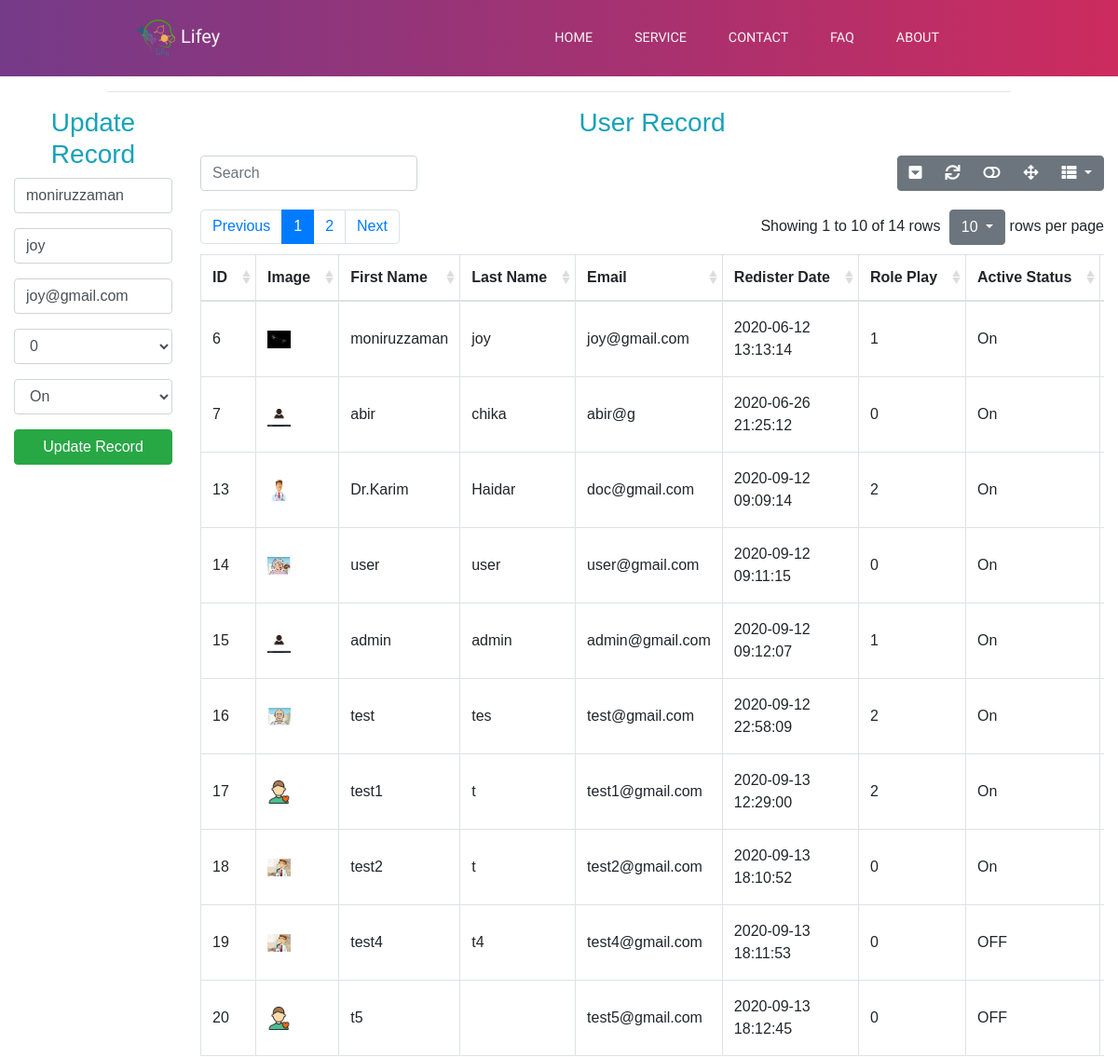
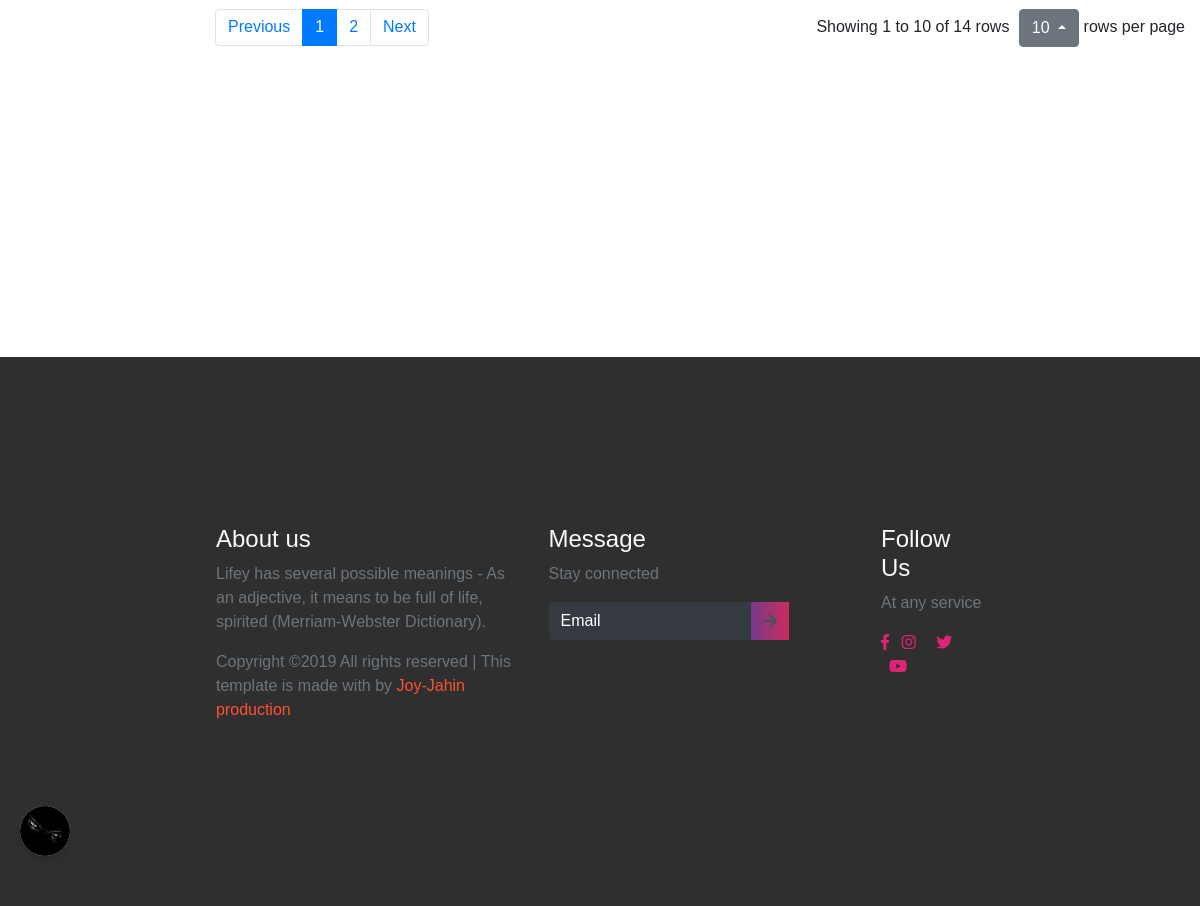
/lifey/pages/user_record.php?edit=6 (signed in), run on the app's committed database (2 pictures, top to bottom).
### tables this page shows
CREATE TABLE `user_registration` (
  `userID` int(11) NOT NULL,
  `firstName` varchar(255) DEFAULT NULL,
  `lastName` varchar(255) DEFAULT NULL,
  `email` varchar(255) NOT NULL,
  `password` varchar(200) NOT NULL,
  `token` varchar(255) DEFAULT NULL,
  `active` varchar(255) DEFAULT NULL,
  `profileImage` varchar(255) DEFAULT NULL,
  `registerDate` datetime DEFAULT NULL,
  `role_play` int(11) NOT NULL DEFAULT '0'
);

### lifey/pages/user_record_action.php (called while the page is built, shortened)
<?php
    global $ConnectingDB;
	if(isset($_GET['edit'])){
		$id=$_GET['edit'];
		$query="SELECT * FROM user_registration WHERE userID=?";
		$stmt=$ConnectingDB->prepare($query);
		$stmt->bind_param("i",$id);
		$stmt->execute();
		$result=$stmt->get_result();
		$row=$result->fetch_assoc();
		$firstname=$row['firstName'];
		$lastname=$row['lastName'];
        $email=$row['email'];
		$role=$row['role_play'];
		$status=$row['active'];
	}
?>

### lifey/pages/user_record.php (the view, shortened to what this page needs)
<?php require_once("Include/DB.php"); ?>
<?php include 'user_record_action.php';?>
<!DOCTYPE html>
<html lang="en">
<head>
  <link rel="stylesheet" href="https://maxcdn.bootstrapcdn.com/bootstrap/4.1.3/css/bootstrap.min.css">
  <link rel="stylesheet" type="text/css" href="https://cdn.datatables.net/v/bs4/dt-1.10.18/datatables.min.css" />
    <link rel="stylesheet" href="../css/custom/navbar_footer.css">
    <link rel="stylesheet" type="text/css" href="../css/custom/user_toggle.css">
    <link rel="stylesheet" type="text/css" href="../css/custom/user_record.css">
     <link rel="stylesheet" href="../css/custom/all.css">
    <link rel="stylesheet" href="https://use.fontawesome.com/releases/v5.6.3/css/all.css">
    <link rel="stylesheet" href="../css/bootstrap/bootstrap-table.min.css">
     <link href="https://unpkg.com/jquery-resizable-columns@0.2.3/dist/jquery.resizableColumns.css" rel="stylesheet">
    <link href="https://unpkg.com/bootstrap-table@1.17.1/dist/bootstrap-table.min.css" rel="stylesheet">
</head>
  <body>
<?php
			include ('user_toggle.php');
	?>
      <header>
        <div class="container-fluid p-0">
            <nav class="navbar navbar-expand-lg">
                <a class="navbar-brand" href="home.php">
                    <img src="../images/lifey_favicon.png" style="width:50px;height:50px;">Lifey</a>
                <div class="collapse navbar-collapse" id="navbarNav">
                    <ul class="navbar-nav">
                        <li class="nav-item active">
                            <a class="nav-link" href="home.php">HOME
                            </a>
                        </li>
                        <li class="nav-item">
                            <a class="nav-link" href="services.php">SERVICE</a>
                        </li>
                        <li class="nav-item">
                            <a class="nav-link" href="contact_page.php">CONTACT</a>
                        </li>
                        <li class="nav-item">
                            <a class="nav-link" href="FAQ.php">FAQ</a>
                        </li>
                        <li class="nav-item">
                            <a class="nav-link" href="about_us.php">ABOUT</a>
                        </li>
                    </ul>
                </div>
            </nav>
        </div>
    </header>
<main id="main-area">
<section class="user-upate" style="margin-bottom: 300px;">
  <div class="container-fluid ">
    <div class="row justify-content-center">
      <div class="col-md-10">
        <hr>
      </div>
    </div>
    <div class="row">
        <div class="col-md-2">
        <h3 class="text-center text-info">Update Record</h3>
          <form action="user_record_action.php" method="post" enctype="multipart/form-data">
          <div class="form-group">
            <input type="text" name="firstname" value="<?= $firstname; ?>" class="form-control" placeholder="Enter first name" required>
          </div>
          <div class="form-group">
            <input type="text" name="lastname" value="<?= $lastname; ?>" class="form-control" placeholder="Enter last name" required>
          </div>
          <div class="form-group">
            <input type="email" name="email" value="<?= $email; ?>" class="form-control" placeholder="Enter e-mail" required>
          </div>
          <div class="form-group">
        <select type="number" name="role" value="<?= $role; ?>" class="form-control" required>
                                    <option selected>0</option>
              </select>
              </div>
          <div class="form-group">
              <select type="text" name="status" value="<?= $status; ?>" class="form-control" required>
                                    <option selected>On</option>
                                    </select>
              </div>
          <div class="form-group">
            <input type="submit" name="update" class="btn btn-success btn-block" value="Update Record">
          </div>
        </form>
      </div>
        <div class="col-md-10">
           <?php
          global $ConnectingDB;
          $query = 'SELECT * FROM user_registration';
          $stmt = $ConnectingDB->prepare($query);
          $stmt->execute();
          $result = $stmt->get_result();
        ?>
        <h3 class="text-center text-info">User Record</h3>
        <table
               id="data-table"
               data-toggle="table"
               data-pagination="true"
               data-search="true"
               data-search-align="left"
               data-show-columns="true"
               data-show-toggle="true"
               data-show-refresh="true"
               data-show-fullscreen="true"
               data-show-pagination-switch="true"
               data-pagination-pre-text="Previous"
               data-pagination-next-text="Next"
               data-pagination-h-align="left"
               data-pagination-detail-h-align="right"
               data-page-list="[5, 10, 20, 30, 40, 50, ALL]"
               data-resizable="true"
               data-pagination-v-align="both"
               >
          <thead>
            <tr>
              <th data-field="userID" data-sortable="true">ID</th>
              <th data-field="profileImage" data-sortable="true">Image</th>
              <th data-field="firstName" data-sortable="true">First Name</th>
              <th data-field="lastName" data-sortable="true">Last Name</th>
              <th data-field="email" data-sortable="true">Email</th>
              <th data-field="registerDate" data-sortable="true">Redister Date</th>
              <th data-field="role_play" data-sortable="true">Role Play</th>
              <th data-field="active" data-sortable="true">Active Status</th>
            </tr>
          </thead>
          <tbody>
            <?php while ($row = $result->fetch_assoc()) { ?>
            <tr>
              <td><?= $row['userID']; ?></td>
              <td><img src="<?= $row['profileImage']; ?>" width="25"></td>
              <td><?= $row['firstName']; ?></td>
              <td><?= $row['lastName']; ?></td>
              <td><?= $row['email']; ?></td>
              <td><?= $row['registerDate']; ?></td>
              <td><?= $row['role_play']; ?></td>
              <td><?= $row['active']; ?></td>
              <td>
              </td>
            </tr>
            <?php } ?>
          </tbody>
        </table>
      </div>
    </div>
  </div>
  </section>
</main>
 <footer class="footer">
        <div class="container-fluid p-0">
            <div class="row text-left">
                <div class="col-md-5 col-sm-5">
                    <h4 class="text-light">About us</h4>
                    <p class="text-muted"> Lifey has several possible meanings - As an adjective, it means to be full of life, spirited (Merriam-Webster Dictionary).</p>
                    <p class="pt-6 text-muted">Copyright ©2019 All rights reserved | This template is made with by
                        <span>Joy-Jahin production</span>
                    </p>
                </div>
                <div class="col-md-5 col-sm-12">
                    <h4 class="text-light">Message</h4>
                    <p class="text-muted">Stay connected</p>
                    <form class="form-inline">
                        <div class="col pl-0">
                            <div class="input-group pr-5">
                                <input type="text" class="form-control bg-dark text-white" id="inlineFormInputGroupUsername2" placeholder="Email">
                                <div class="input-group-prepend">
                                    <div class="input-group-text">
                                        <i class="fas fa-arrow-right"></i>
                                    </div>
                                </div>
                            </div>
                        </div>
                    </form>
                </div>
                <div class="col-md-2 col-sm-12">
                    <h4 class="text-light">Follow Us</h4>
                    <p class="text-muted">At any service</p>
                    <div class="column text-light">
                        <i class="fab fa-facebook-f"></i>
                        <i class="fab fa-instagram"></i>
                        <i class="fab fa-twitter"></i>
                        <i class="fab fa-youtube"></i>
                    </div>
                </div>
            </div>
        </div>
    </footer>
</body>
</html>

### lifey/css/custom/navbar_footer.css (style rules this page uses)
* { box-sizing: border-box; }
header { overflow-x: hidden; }
:root { --Sniglet-font: "Sniglet", cursive; --Rubik: "Rubik", cursive; --Patua: "Patua One", cursive; --Lobster: "lobster", cursive; --light-black: #2e2c2caf; --bggradient: -webkit-linear-gradient(to right, #753a88, #cc2b5e); --bggradient: linear-gradient(to right, #753a88, #cc2b5e); --light-gray: rgba(255, 255, 255, 0.877); }
header a { font-family: var(--Sniglet-font); font-size: 0.9em; color: whitesmoke; }
header .nav-item:last-child { padding-right: 10.5em; }
header .nav-item { padding: 0.9em; }
header .navbar-brand { padding-left: 8rem; }
header { background: #cc2b5e; background: var(--bggradient); }
footer { background: rgba(0, 0, 0, 0.815); overflow-x: hidden; padding: 14vmin 18vmin; }
footer p > span { color: #ff512f; }
footer input { border: none !important; }
footer input::placeholder { color: white !important; }
footer .input-group .input-group-text { background: var(--bggradient); border: none; }
footer .column i { color: #dd2476; }
footer .column i + i { padding: 0 0.5em; }

### lifey/css/custom/user_toggle.css (style rules this page uses)
* { margin: 0; padding: 0; font-family: 'poppins',sans-serif; }

### lifey/css/custom/all.css (style rules this page uses)
.fa, .fas, .far, .fal, .fab { -moz-osx-font-smoothing: grayscale; -webkit-font-smoothing: antialiased; display: inline-block; font-style: normal; font-variant: normal; text-rendering: auto; line-height: 1; }
.fa-arrow-right:before { content: "\f061"; }
.fa-facebook-f:before { content: "\f39e"; }
.fa-instagram:before { content: "\f16d"; }
.fa-twitter:before { content: "\f099"; }
.fa-youtube:before { content: "\f167"; }
.fab { font-family: 'Font Awesome 5 Brands'; }
.fa, .fas { font-family: 'Font Awesome 5 Free'; font-weight: 900; }

### data on the page
user_registration: firstname "moniruzzaman", lastname "joy", email "joy@gmail.com", role "0", status "On", userID "6", profileImage (picture), firstName "moniruzzaman", lastName "joy", registerDate "2020-06-12 13:13:14", role_play "1", active "On"
user_registration: userID "7", profileImage (picture), firstName "abir", lastName "chika", email "abir@g", registerDate "2020-06-26 21:25:12", role_play "0", active "On"
user_registration: userID "13", profileImage (picture), firstName "Dr.Karim", lastName "Haidar", email "doc@gmail.com", registerDate "2020-09-12 09:09:14", role_play "2", active "On"
user_registration: userID "14", profileImage (picture), firstName "user", lastName "user", email "user@gmail.com", registerDate "2020-09-12 09:11:15", role_play "0", active "On"
user_registration: userID "15", profileImage (picture), firstName "admin", lastName "admin", email "admin@gmail.com", registerDate "2020-09-12 09:12:07", role_play "1", active "On"
user_registration: userID "16", profileImage (picture), firstName "test", lastName "tes", email "test@gmail.com", registerDate "2020-09-12 22:58:09", role_play "2", active "On"
user_registration: userID "17", profileImage (placeholder picture), firstName "test1", lastName "t", email "test1@gmail.com", registerDate "2020-09-13 12:29:00", role_play "2", active "On"
user_registration: userID "18", profileImage (picture), firstName "test2", lastName "t", email "test2@gmail.com", registerDate "2020-09-13 18:10:52", role_play "0", active "On"
user_registration: userID "19", profileImage (picture), firstName "test4", lastName "t4", email "test4@gmail.com", registerDate "2020-09-13 18:11:53", role_play "0", active "OFF"
user_registration: userID "20", profileImage (placeholder picture), firstName "t5", email "test5@gmail.com", registerDate "2020-09-13 18:12:45", role_play "0", active "OFF"
